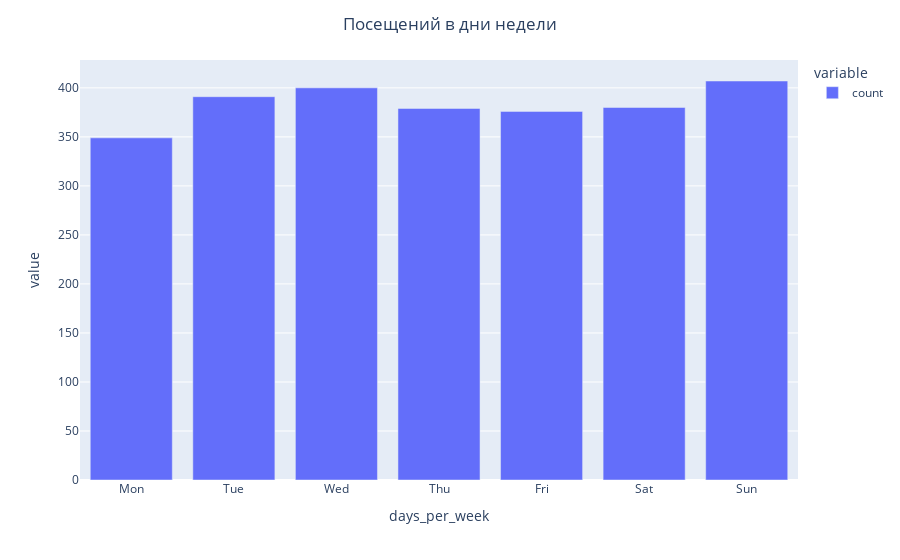

Notebook cell for this chart:
### Code cell
days = df['days_per_week'].str.split(', ').explode()
days = days.value_counts().reindex(index = ['Mon', 'Tue', 'Wed', 'Thu', 'Fri', 'Sat', 'Sun'])

fig = px.bar(data_frame=days)
fig.update_layout(title='Посещений в дни недели', title_x= 0.5)

### Figure 1 — Plotly figure (JSON) as saved in the notebook; plotly's stock layout.template omitted (floating-point values rounded to 4 significant figures)
{"data": [{"hovertemplate": "variable=count<br>days_per_week=%{x}<br>value=%{y}<extra></extra>", "legendgroup": "count", "marker": {"color": "#636efa", "pattern": {"shape": ""}}, "name": "count", "orientation": "v", "showlegend": true, "textposition": "auto", "type": "bar", "x": ["Mon", "Tue", "Wed", "Thu", "Fri", "Sat", "Sun"], "xaxis": "x", "y": [349, 391, 400, 379, 376, 380, 407], "yaxis": "y"}], "layout": {"barmode": "relative", "legend": {"title": {"text": "variable"}, "tracegroupgap": 0}, "margin": {"t": 60}, "title": {"text": "Посещений в дни недели", "x": 0.5}, "xaxis": {"anchor": "y", "domain": [0, 1], "title": {"text": "days_per_week"}}, "yaxis": {"anchor": "x", "domain": [0, 1], "title": {"text": "value"}}}}
